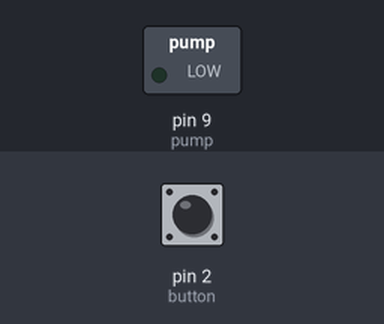
Simulated run of this sketch. Board: Arduino Uno, built with avr-gcc and run on an emulated ATmega328P. On the bench: switched loads named in the sketch (green lamp = pin HIGH). The test bench sets the inputs (shaded band); at power-on: pin 2 (button) HIGH.

Above: at 1.2 s.
1.3 s: pin 2 (button) pulled LOW for 0.15 s
At 1.37 s:
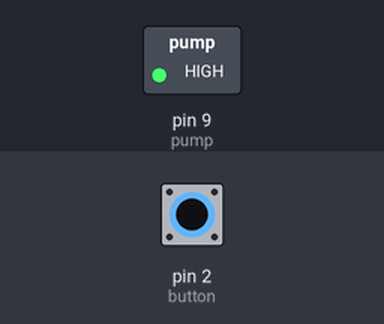
2.9 s: pin 2 (button) pulled LOW for 3.2 s
At 7.0 s:
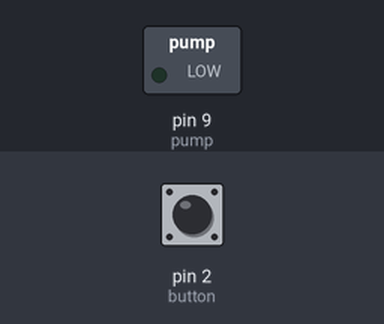
Timing chart, 0 to 8.5 s (numbered marks = the images above; inputs shaded):
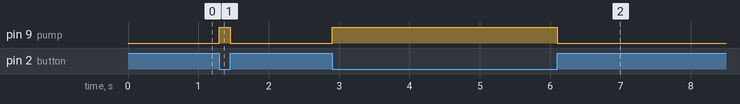

Measured:
- after the input at 1.3 s, pin 9 (pump): LOW → HIGH at once, → LOW 0.15 s later
- after the input at 2.9 s, pin 9 (pump): LOW → HIGH at once, → LOW 3.2 s later

The sketch:

autoFaucet.ino
```cpp
//This is the first test to see if the pump works. It turns the pump on when a button is pressed.
//I have to replace the digital pins with analog ones to actually control pump power.

const int button = 2;
const int pump = 9;
int buttonState;

void setup(){
  pinMode(button, INPUT_PULLUP);
  pinMode(pump, OUTPUT);
}

void loop(){
  buttonState = digitalRead(button);
  if(buttonState == HIGH){
    digitalWrite(pump, LOW);
  }
  else{
  	digitalWrite(pump, HIGH);
  }
}
```
